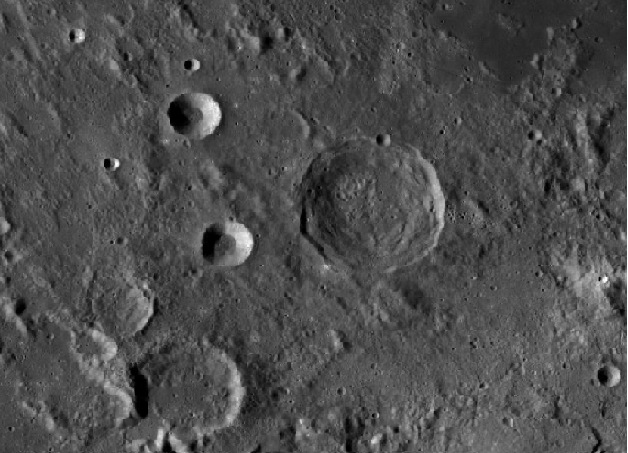
#> input picture Resources/moon22.png, 628 x 453 px
$ python houghcircle2.py
#> lines starting #> are read from the running program, lines starting #| are printed output that depends on the picture; after the words box and inside, x2 and y2 are one past the last pixel; in counts of white or black regions, pixels touching at a corner belong together
import numpy as np
import cv2


path ='Resources/moon22.png'

img =cv2.imread(path)
#> img is the input picture: shape (453, 628, 3); min 0, max 255, mean 76.7

imgGray = cv2.cvtColor(img, cv2.COLOR_BGR2GRAY)
imgBlur3 = cv2.medianBlur(imgGray, 5)
# imgBlur =  cv2.GaussianBlur(imgGray, (3,3), 3)
# imgBlur2 =  cv2.GaussianBlur(imgGray, (7,7), 2)
imgCanny = cv2.Canny(imgBlur3,70, 50 )
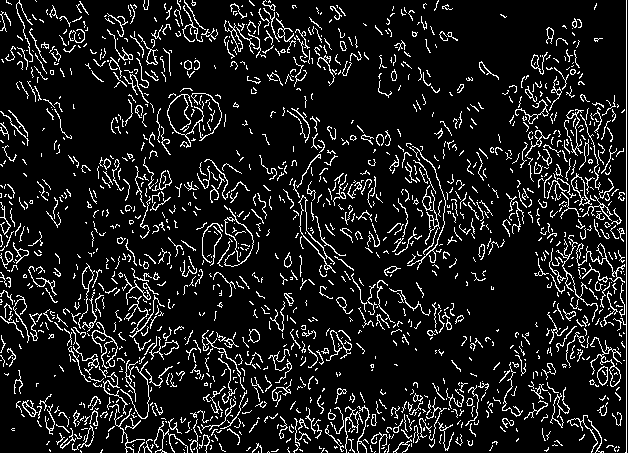
#> imgCanny: shape (453, 628); 10.7% white in thin lines or dots

circles = cv2.HoughCircles(imgBlur3, cv2.HOUGH_GRADIENT, 1, 20,
                          param1=50, param2=20, minRadius=1, maxRadius=30)
#> circles = 201 rows, first 8: [119.5, 300.5, 29.4], [105.5, 397.5, 29.3], [254.5, 202.5, 25], [546.5, 205.5, 29.4], [465.5, 235.5, 29.4], [106.5, 268.5, 21.7], [428.5, 283.5, 29.4], [589.5, 301.5, 27.1]


# [5 lines of commented-out code are left out]
detected_circles = np.uint16(np.around(circles))
#> detected_circles = 201 rows, first 8: [120, 300, 29], [106, 398, 29], [254, 202, 25], [546, 206, 29], [466, 236, 29], [106, 268, 22], [428, 284, 29], [590, 302, 27]
for (x, y ,r) in detected_circles[0, :]:
    cv2.circle(img, (x, y), r, (0, 0, 255), 3)
    cv2.circle(img, (x, y), 1, (0, 255, 255), 3)
#> this loop made 201 passes
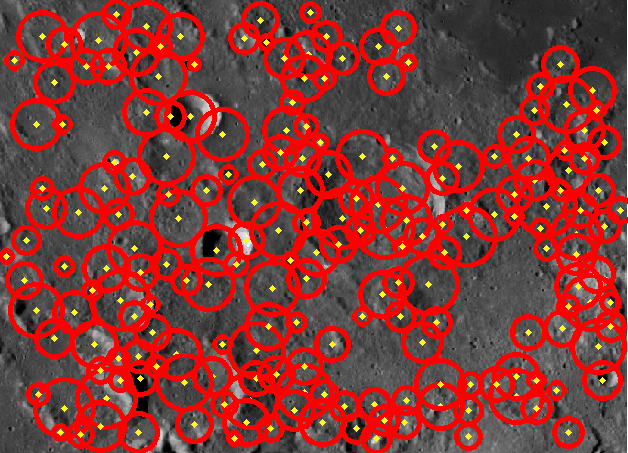
#> img: shape (453, 628, 3); mean B, G, R 51.1, 55.4, 133.6


cv2.imshow('output',img)
cv2.waitKey(0)
# cv.destroyAllWindows()

$ run again, with Resources/moon.png copied over Resources/moon22.png
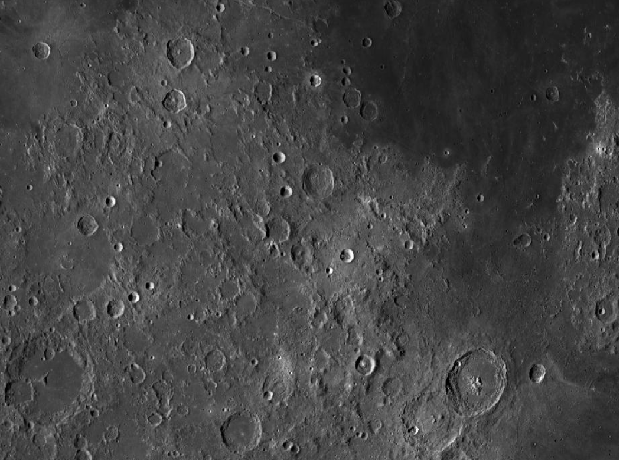
#> input picture Resources/moon.png, 619 x 460 px
#> img is the input picture: shape (460, 619, 3); min 0, max 255, mean 68.5
#> `imgCanny = cv2.Canny(imgBlur3,70, 50 )`:
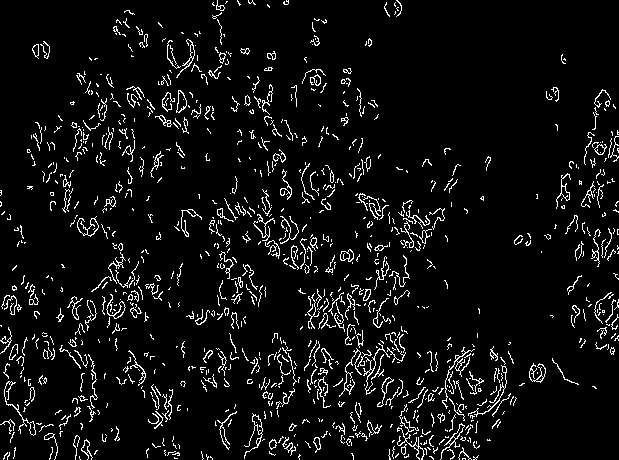
#> imgCanny: shape (460, 619); 6.1% white in thin lines or dots
#> circles = 103 rows, first 8: [430.5, 423.5, 29.4], [478.5, 376.5, 28.3], [370.5, 346.5, 29.4], [336.5, 388.5, 28.3], [463.5, 396.5, 21.6], [418.5, 407.5, 27.2], [242.5, 429.5, 19.4], [331.5, 330.5, 29.4]
#> detected_circles = 103 rows, first 8: [430, 424, 29], [478, 376, 28], [370, 346, 29], [336, 388, 28], [464, 396, 22], [418, 408, 27], [242, 430, 19], [332, 330, 29]
#> the loop `for (x, y ,r) in detected_circles[0, :]:` made 103 passes
#> after the loop `for (x, y ,r) in detected_circles[0, :]:`:
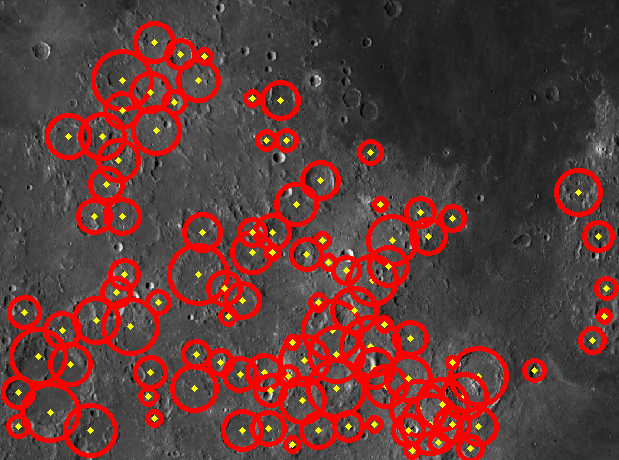
#> img: shape (460, 619, 3); 16.84% of pixels changed, all inside (x1, y1, x2, y2) = (1, 21, 619, 460)
